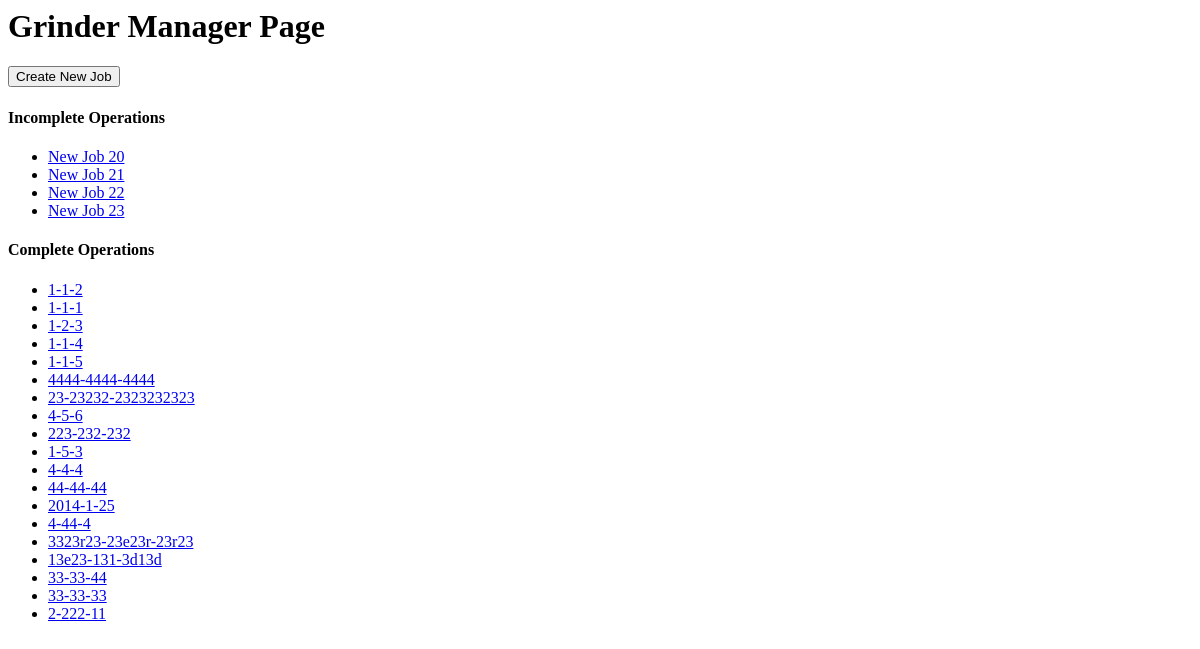
The app's page /, older data.
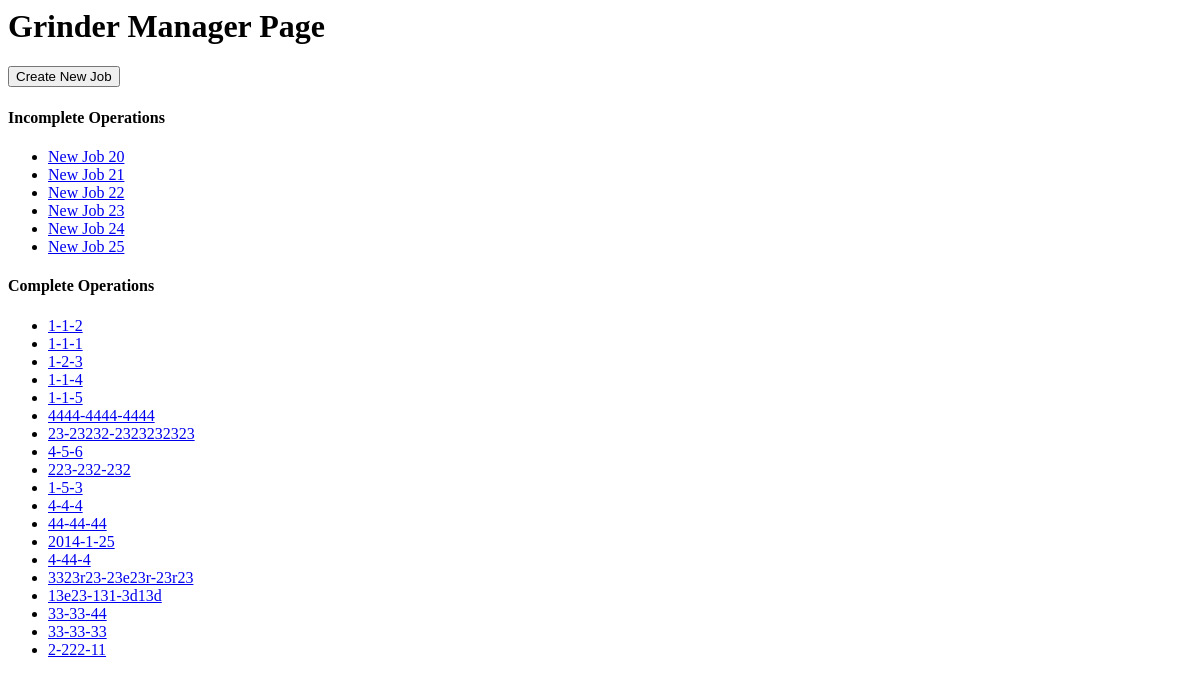
The same page, newer data.
### embossers/models.py (models this page shows, shortened)
class Job(models.Model):
    job_id = models.CharField(max_length=100, default="New Job", unique=True)
    date_created = models.DateTimeField('date created', auto_now_add=True)
    last_update = models.DateTimeField('last updated', default=timezone.now)
    date_submitted = models.DateTimeField(null=True, blank=True)
    process_outline = models.CharField(max_length=100, default="None", verbose_name="Process Template")
    has_process_outline_been_modified_for_this_operation = models.BooleanField(default=False, verbose_name="Edited Template")
    has_job_name_been_set = models.BooleanField(default=False)
    completed = models.BooleanField(default=False)
    disable_submit_button = models.BooleanField(default=False)
    job_number = models.CharField(max_length=100, blank=True)
    assembly_number = models.CharField(max_length=100, blank=True)
    operation_number = models.CharField(max_length=100, blank=True)
    def __str__(self):
        return self.job_id
    def was_created_recently(self):
        now = timezone.now()
        return now - datetime.timedelta(days=1) <= self.date_created <= now
    was_created_recently.admin_order_field = 'date_created'
    was_created_recently.boolean = True
    was_created_recently.short_description = 'Created recently?'

### grinder_manager/views.py (the view)
# urls.py: url(r'^$', IndexView.as_view(), name='index'),
class IndexView(generic.ListView):
    template_name = 'grinder_manager/pages/index.html'
    def get_context_data(self, **kwargs):
        context = super(IndexView, self).get_context_data(**kwargs)
        context['jobs'] = EmbosserJob.objects.all()
        for job in context['jobs']:
            if job.completed == False:
                try:
                    context['incomplete_jobs'].append(job)
                except:
                    context['incomplete_jobs'] = []
                    context['incomplete_jobs'].append(job)
            if job.completed == True:
                try:
                    context['complete_jobs'].append(job)
                except:
                    context['complete_jobs'] = []
                    context['complete_jobs'].append(job)
        return context
    def get_queryset(self):
        return EmbosserJob.objects.all()

### templates/grinder_manager/pages/index.html
{% load static %}
<link rel="stylesheet" type="text/css" href="{% static 'embossers/style.css' %}" />
<h1>Grinder Manager Page</h1>
<form action="{% url 'grinder_manager:create_job' %}" name="create_job_from_index">
    <button type="submit">Create New Job</button>
</form>
{% if jobs %}
    <h4>Incomplete Operations</h4>
    <ul>
    {% for job in incomplete_jobs %}
        {% ifequal job.process_outline "None" %}
            {% ifequal job.has_process_outline_been_modified_for_this_operation False %}
                <li><a href="{% url 'embossers:pick_template' job.id %}">{{ job }}</a></li>
            {% else %}
                <li><a href="{% url 'embossers:detail' job.id %}">{{ job }}</a></li>
            {% endifequal %}
        {% else %}
            <li><a href="{% url 'embossers:detail' job.id %}">{{ job }}</a></li>
        {% endifequal %}
    {% endfor %}
    </ul>
    <h4>Complete Operations</h4>
    <ul>
        {% for job in complete_jobs %}
            {% ifequal job.process_outline "None" %}
                {% ifequal job.has_process_outline_been_modified_for_this_operation False %}
                    <li><a href="{% url 'embossers:pick_template' job.id %}">{{ job.job_id }}</a></li>
                {% else %}
                    <li><a href="{% url 'embossers:detail' job.id %}">{{ job.job_id }}</a></li>
                {% endifequal %}
            {% else %}
                <li><a href="{% url 'embossers:detail' job.id %}">{{ job.job_id }}</a></li>
            {% endifequal %}
        {% endfor %}
        </ul>
{% else %}
    <p>No jobs are available.</p>
{% endif %}

Row changes from the older to the newer data that the page shows:
added Job: job "New Job 24", shown under "Incomplete Operations"
added Job: job "New Job 25", shown under "Incomplete Operations"
